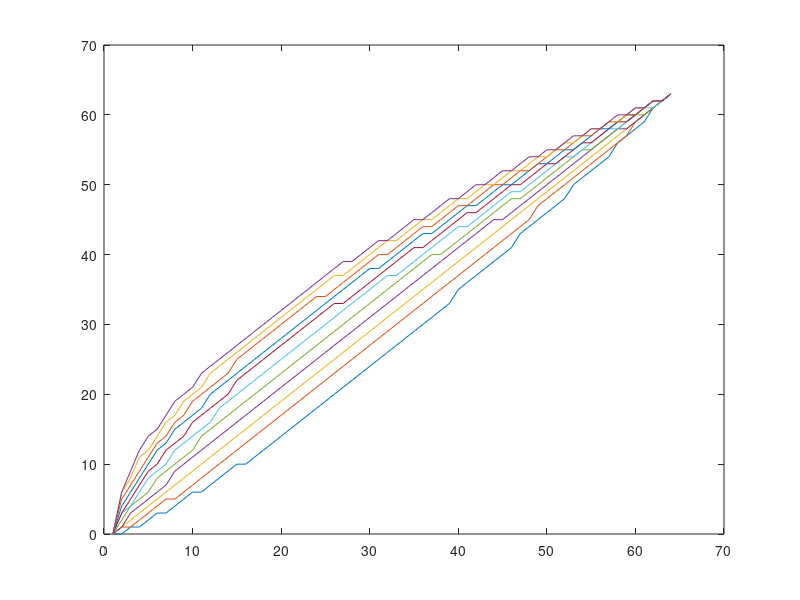

Here is the MATLAB script that generated this plot:
%====================================================================================================
% Spellcross gamma correction generator
%====================================================================================================
close all;
clear all;
clc;

% this folder
mfld = fileparts(mfilename('fullpath'));
cd(mfld);

file = fullfile(mfld, 'GAMMA.TBL');


lin = [0:63].'

gma = linspace(0.8,1.8,11)


tbl = uint8(round(63*((lin/63).^(1./gma))));

plot(tbl)

fw = fopen(file,'w');
fwrite(fw,tbl(:));
fclose(fw);
